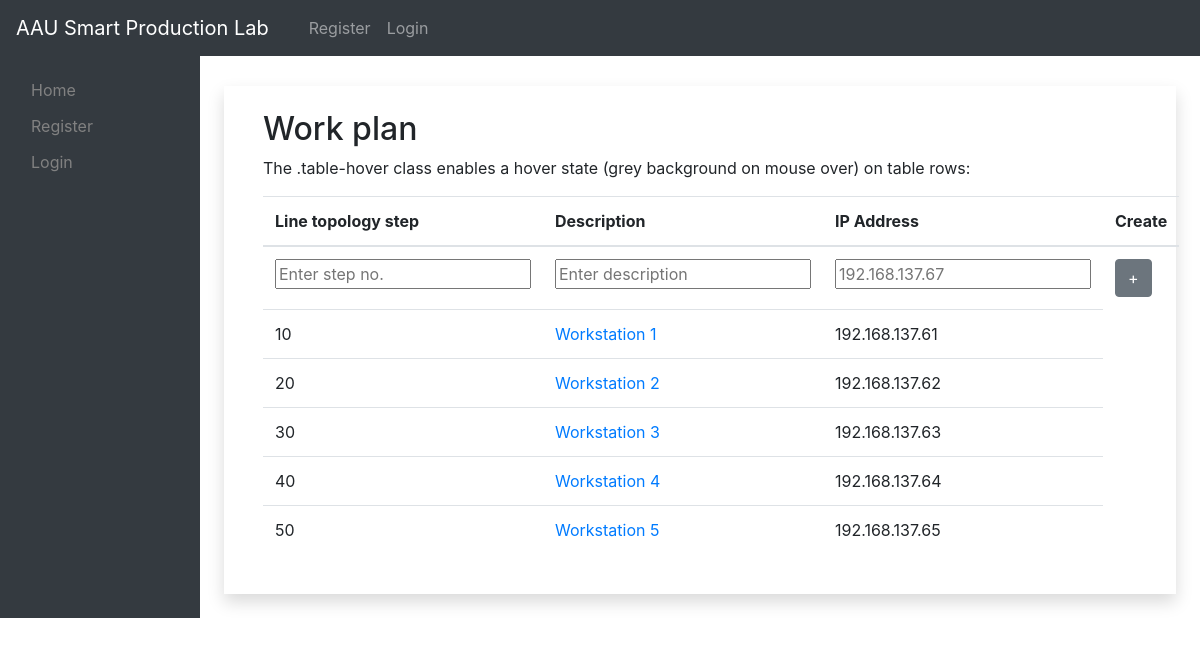
/workplan, run on the app's committed database.
### models.py (models this page shows, shortened)
class Workstation(db.Model):
    __tablename__ = "workstations"
    id = db.Column(db.Integer, primary_key=True)
    step_no = db.Column(db.Integer)
    description = db.Column(db.String(25), nullable=False)
    ip_address = db.Column(db.String(25))
    resource = db.relationship("Resource", backref="workstation", lazy=True)

### app.py (the view, shortened to what this page needs)
@app.route("/workplan", methods=["GET", "POST"])
def rSetup():
    comp = Component.query.filter_by(product_id=1).all()
    ops = Workstation.query.order_by(asc(Workstation.step_no)).all()
    ress = Resource.query.all()
    for r in ress:
        img_file = url_for('static', filename='images/' + r.imgFile)
    return render_template("rSetup.html", comp=comp, ops=ops, ress=ress)

### templates/rSetup.html (shortened to what this page needs)
{% extends "layout2.html" %}
{% block body %}
<section>
<div class="container shadow p-4 mb-4 bg-white" style="margin-top:30px">
  <div class="container">
      <h2>Work plan</h2>
      <p>The .table-hover class enables a hover state (grey background on mouse over) on table rows:</p>
      <table class="table table-hover">
        <thead>
          <tr>
            <th>Line topology step</th>
            <th>Description</th>
            <th>IP Address</th>
            <th>Create</th>
          </tr>
        </thead>
        <tbody>
          <tr>
            <form action="" method="post">
              <td><input class="form" name="step_no" placeholder="Enter step no."></td>
              <td><input class="form" name="o_desc" placeholder="Enter description"></td>
              <td><input class="form" name="ip_add" placeholder="192.168.137.67"></td>
              <td><button class="btn btn-secondary">+</button></td>
            </form>
          </tr>
            {% for item in ops %}
            <tr>
                <td>{{ item.step_no }}</td>
                <td><a href="{{ url_for('op_show', op_id=item.id)}}">{{ item.description }}</a></td>
                <td>{{ item.ip_address }}</td>
            </tr>
            {% endfor %}
        </tbody>
      </table>
  </div>
</div>
</section>
{% endblock %}

### data on the page
Workstation: step_no "10", description "Workstation 1", ip_address "192.168.137.61"
Workstation: step_no "20", description "Workstation 2", ip_address "192.168.137.62"
Workstation: step_no "30", description "Workstation 3", ip_address "192.168.137.63"
Workstation: step_no "40", description "Workstation 4", ip_address "192.168.137.64"
Workstation: step_no "50", description "Workstation 5", ip_address "192.168.137.65"
